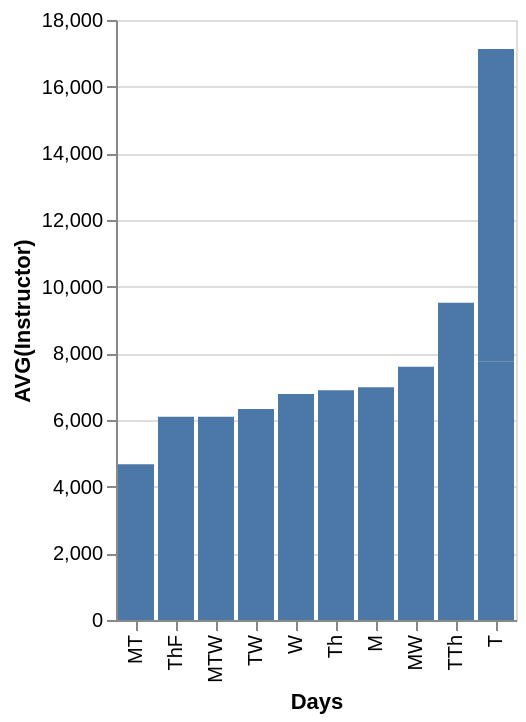

Describe this chart as a Vega-Lite specification.
### Vega-Lite specification from a JSON file in a GitHub repository (floating-point values rounded to 4 significant figures)
{"data": {"values": [{"x_data": "M", "y_data": 6982.0}, {"x_data": "MT", "y_data": 4670.0}, {"x_data": "MTW", "y_data": 6096.0}, {"x_data": "MW", "y_data": 7600}, {"x_data": "T", "y_data": 7748}, {"x_data": "TTh", "y_data": 9514}, {"x_data": "TW", "y_data": 6330}, {"x_data": "Th", "y_data": 6890.0}, {"x_data": "ThF", "y_data": 6095.0}, {"x_data": "T", "y_data": 9379}, {"x_data": "W", "y_data": 6777.0}]}, "mark": "bar", "encoding": {"x": {"field": "x_data", "type": "nominal", "title": "Days", "sort": {"op": "sum", "field": "y_data", "order": "ascending"}}, "y": {"field": "y_data", "type": "quantitative", "title": "AVG(Instructor)"}}}
